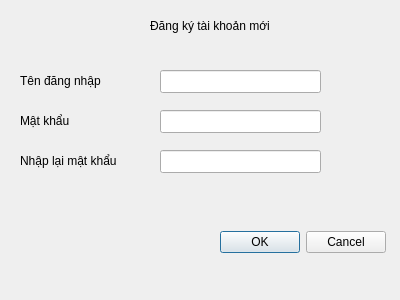
<?xml version="1.0" encoding="UTF-8"?>
<ui version="4.0">
 <class>RegisterDialog</class>
 <widget class="QDialog" name="RegisterDialog">
  <property name="geometry">
   <rect>
    <x>0</x>
    <y>0</y>
    <width>400</width>
    <height>300</height>
   </rect>
  </property>
  <property name="windowTitle">
   <string>Dialog</string>
  </property>
  <widget class="QLineEdit" name="txtUser">
   <property name="geometry">
    <rect>
     <x>160</x>
     <y>70</y>
     <width>161</width>
     <height>23</height>
    </rect>
   </property>
  </widget>
  <widget class="QLineEdit" name="txtPass">
   <property name="geometry">
    <rect>
     <x>160</x>
     <y>110</y>
     <width>161</width>
     <height>23</height>
    </rect>
   </property>
  </widget>
  <widget class="QLineEdit" name="txtConfirmPass">
   <property name="geometry">
    <rect>
     <x>160</x>
     <y>150</y>
     <width>161</width>
     <height>23</height>
    </rect>
   </property>
  </widget>
  <widget class="QDialogButtonBox" name="buttonBox">
   <property name="geometry">
    <rect>
     <x>220</x>
     <y>230</y>
     <width>166</width>
     <height>24</height>
    </rect>
   </property>
   <property name="standardButtons">
    <set>QDialogButtonBox::StandardButton::Cancel|QDialogButtonBox::StandardButton::Ok</set>
   </property>
  </widget>
  <widget class="QLabel" name="label">
   <property name="geometry">
    <rect>
     <x>20</x>
     <y>70</y>
     <width>121</width>
     <height>21</height>
    </rect>
   </property>
   <property name="text">
    <string>Tên đăng nhập</string>
   </property>
  </widget>
  <widget class="QLabel" name="label_2">
   <property name="geometry">
    <rect>
     <x>20</x>
     <y>110</y>
     <width>111</width>
     <height>21</height>
    </rect>
   </property>
   <property name="text">
    <string>Mật khẩu</string>
   </property>
  </widget>
  <widget class="QLabel" name="label_3">
   <property name="geometry">
    <rect>
     <x>20</x>
     <y>150</y>
     <width>131</width>
     <height>21</height>
    </rect>
   </property>
   <property name="text">
    <string>Nhập lại mật khẩu</string>
   </property>
  </widget>
  <widget class="QLabel" name="label_4">
   <property name="geometry">
    <rect>
     <x>150</x>
     <y>10</y>
     <width>161</width>
     <height>31</height>
    </rect>
   </property>
   <property name="text">
    <string>Đăng ký tài khoản mới</string>
   </property>
  </widget>
 </widget>
 <resources/>
 <connections/>
</ui>
